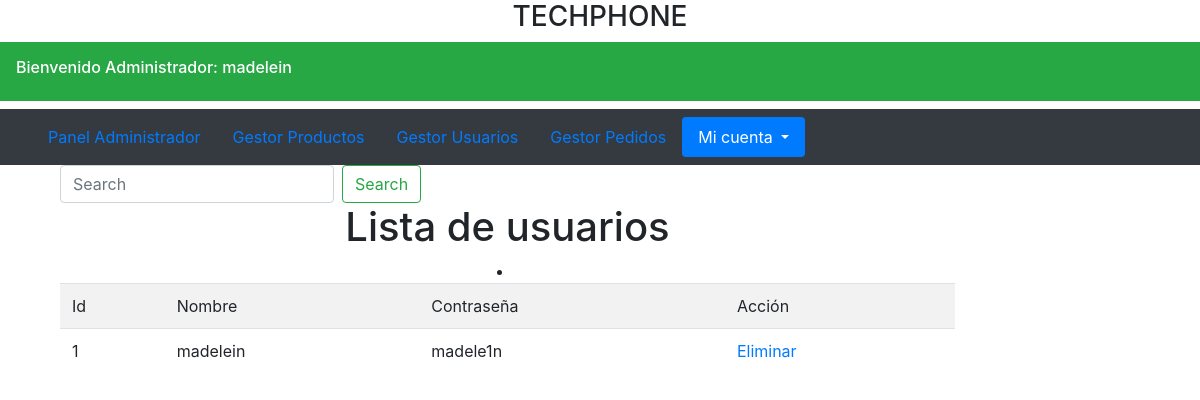
The page /cuentadmin.php (signed in) on the database its author committed.
### tables this page shows
create table if not exists administrador(
idadministrador int auto_increment primary key,
nombre varchar(80),
contrasena varchar(80));

### cuentadmin.php (the view, shortened to what this page needs)
<?php
$conexion=mysqli_connect('localhost','root','','tienda');
?>
<html>
<head>
	<link rel="stylesheet" href="https://stackpath.bootstrapcdn.com/bootstrap/4.1.3/css/bootstrap.min.css">
</head>
	<body>
		<center>
		<h3>TECHPHONE</h3>
			</center>
	<div class="p-3 mb-2 bg-success text-white">
			<h6>Bienvenido Administrador: <?php
		echo $_SESSION['admin']?></h6>
	</div>
<nav class="navbar navbar-expand-lg navbar-light bg-dark">
  <div class="collapse navbar-collapse" id="navbarSupportedContent">
    <ul class="nav nav-pills">
  <li class="nav-item">
    <a class="nav-link" href="#">Panel Administrador</a>
  </li>
  <li class="nav-item">
    <a class="nav-link" href="gestorproduct.php">Gestor Productos</a>
  </li>
  <li class="nav-item">
    <a class="nav-link" href="#">Gestor Usuarios</a>
  </li>
  <li class="nav-item">
    <a class="nav-link" href="#">Gestor Pedidos</a>
  </li>
 <li class="nav-item dropdown">
        <a class="nav-link dropdown-toggle active" href="#" id="navbarDropdown" role="button" data-toggle="dropdown" aria-haspopup="true" aria-expanded="false">
        Mi cuenta
        </a>
      </li>
	  </ul>
	</div>
	</nav>
<div class="container">
	<div class="col-xl-12">
<nav>
     <form class="form-inline my-2 my-lg-0">
      <input class="form-control mr-sm-2" type="search" placeholder="Search" aria-label="Search">
      <button class="btn btn-outline-success my-2 my-sm-0" type="submit">Search</button>
    </form>
</nav>
	</div>
	  </div>
<div class="container">
		<div class="col-xl-10">
			<center>
<h1>Lista de usuarios</h1>
<table class="table table-striped">
	 <tr>
		 <td>Id</td>
        <td>Nombre</td>
	      <td>Contraseña</td>
		 <td>Acción</td>
      </tr>
	<?php
$sql="select * from administrador";
	$resultado=mysqli_query($conexion,$sql);
while($listar=mysqli_fetch_array($resultado)){
	?>
		<tr>
	<td><?php echo $listar['idadministrador']?></td>
	<td><?php echo $listar['nombre']?></td>
	<td><?php echo $listar['contrasena']?></td>
	 <li class="nav-item">
    </li><td><a href="eliminar.php?id=<?php echo $listar['id'];?>">Eliminar</a></td></
	</tr>
<?php
}
?>
</table>
	</div>
	</div>
	</body>
</html>

### rows shown on the page
administrador: idadministrador "1", nombre "madelein", contrasena "madele1n"

### other values the page prints
$_SESSION['admin'] "madelein"
